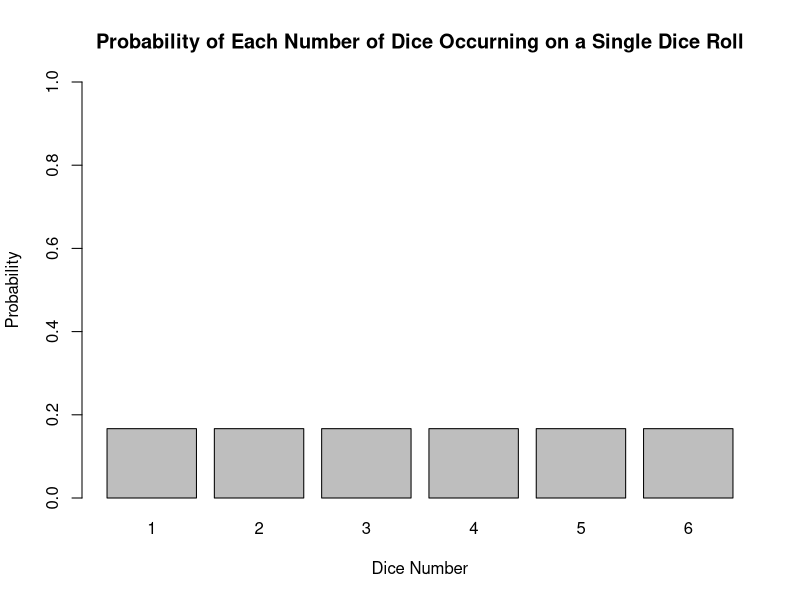
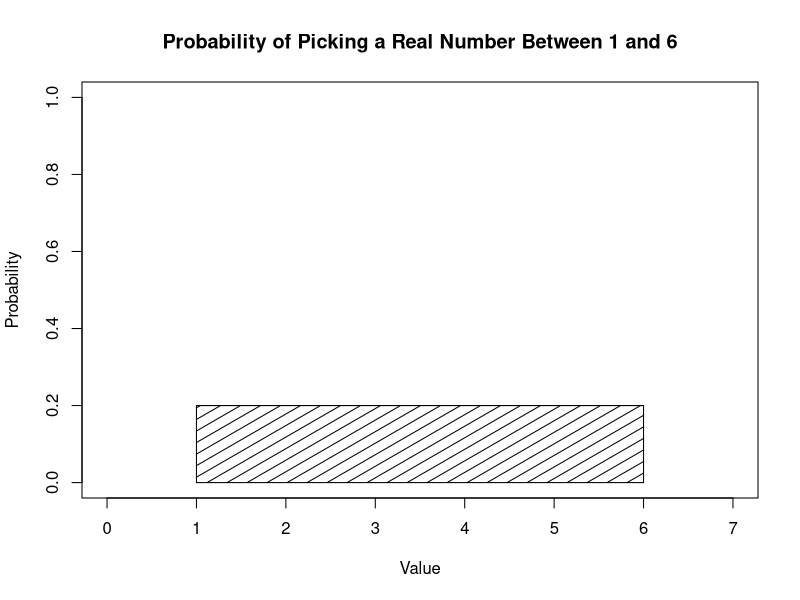
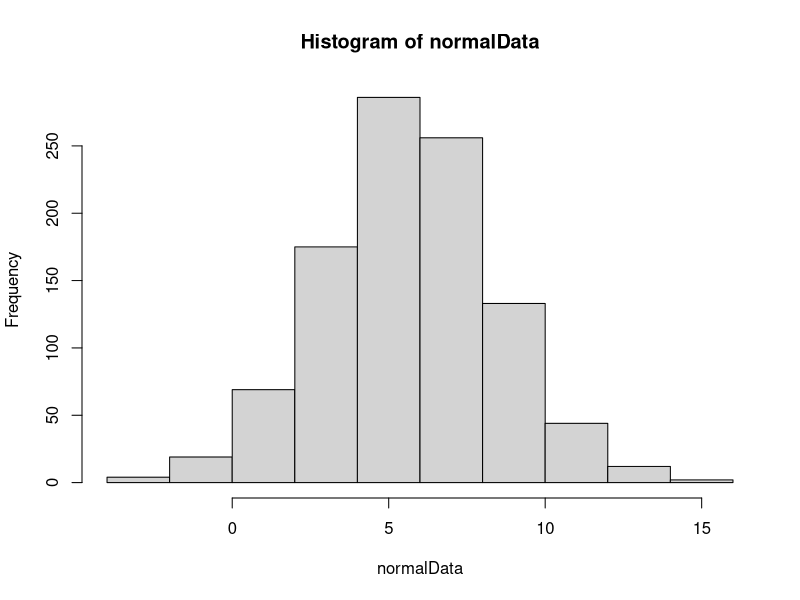

These charts were generated, in order, by the following R code: (Note: this script raises an error after producing the figures.)
barplot(c(1/6, 1/6, 1/6, 1/6, 1/6, 1/6),
names.arg=c("1","2","3","4","5","6"),
main="Probability of Each Number of Dice Occurning on a Single Dice Roll",xlab="Dice Number",ylab="Probability",ylim=c(0,1))


plot(c(1:6),
     array(1/5, 6),
     type="l",
     xlim=c(0,7),
     ylim=c(0,1),
     xlab="Value",
     ylab="Probability",
     main="Probability of Picking a Real Number Between 1 and 6"
)
polygon(c(1,1,6,6), c(0,0.2, 0.2, 0), angle=30, density=10)

normalData <- rnorm(1000,5.65,2.8)
hist(normalData)

standardisedData <- (normalData - 5.65)/2.8
stackloss(standardisedData)

read.table("volley.txt", header=FALSE, col.names=c("SPRINT","HEIGHT","WINNER","ENDURANCE"))
